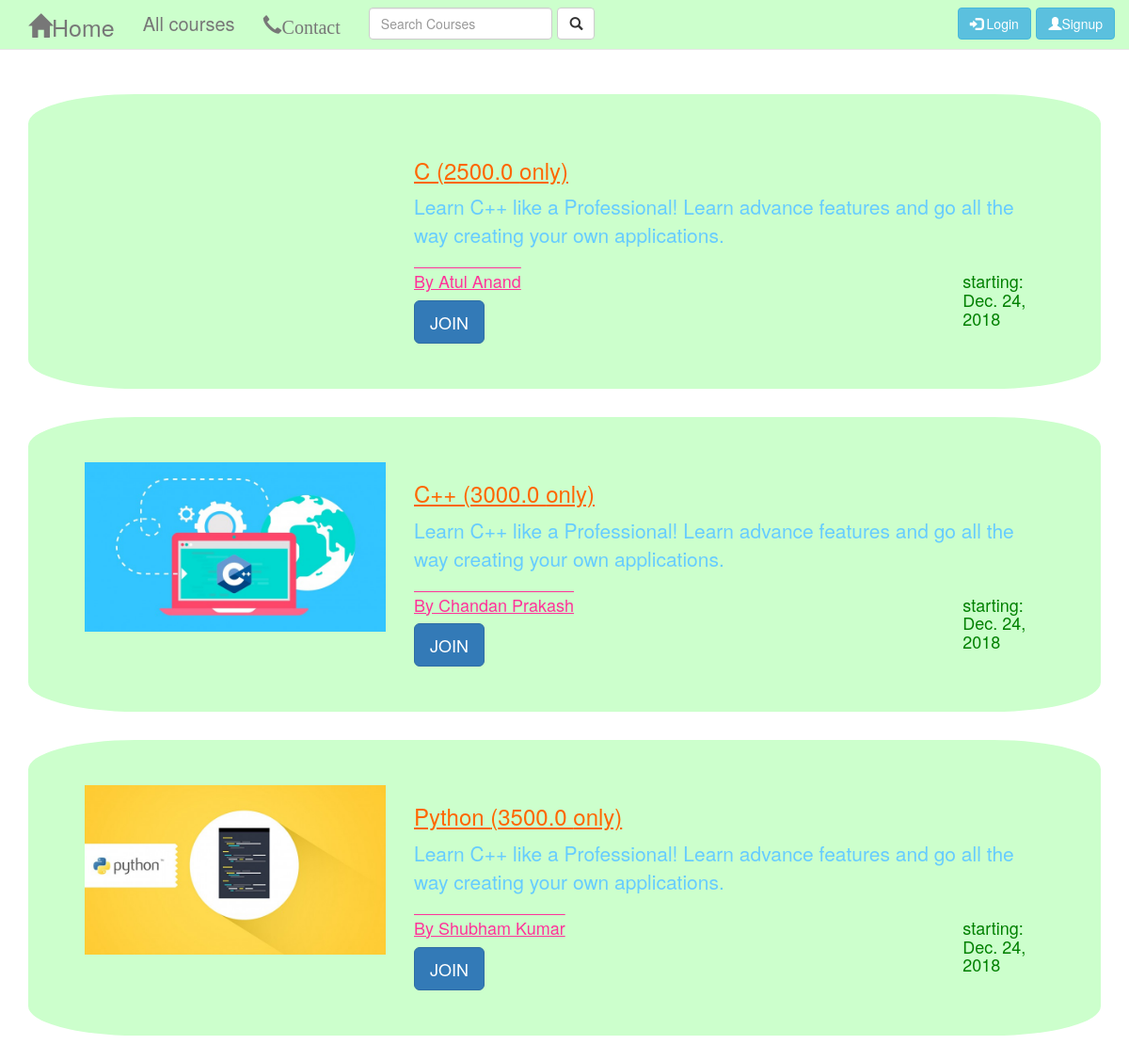
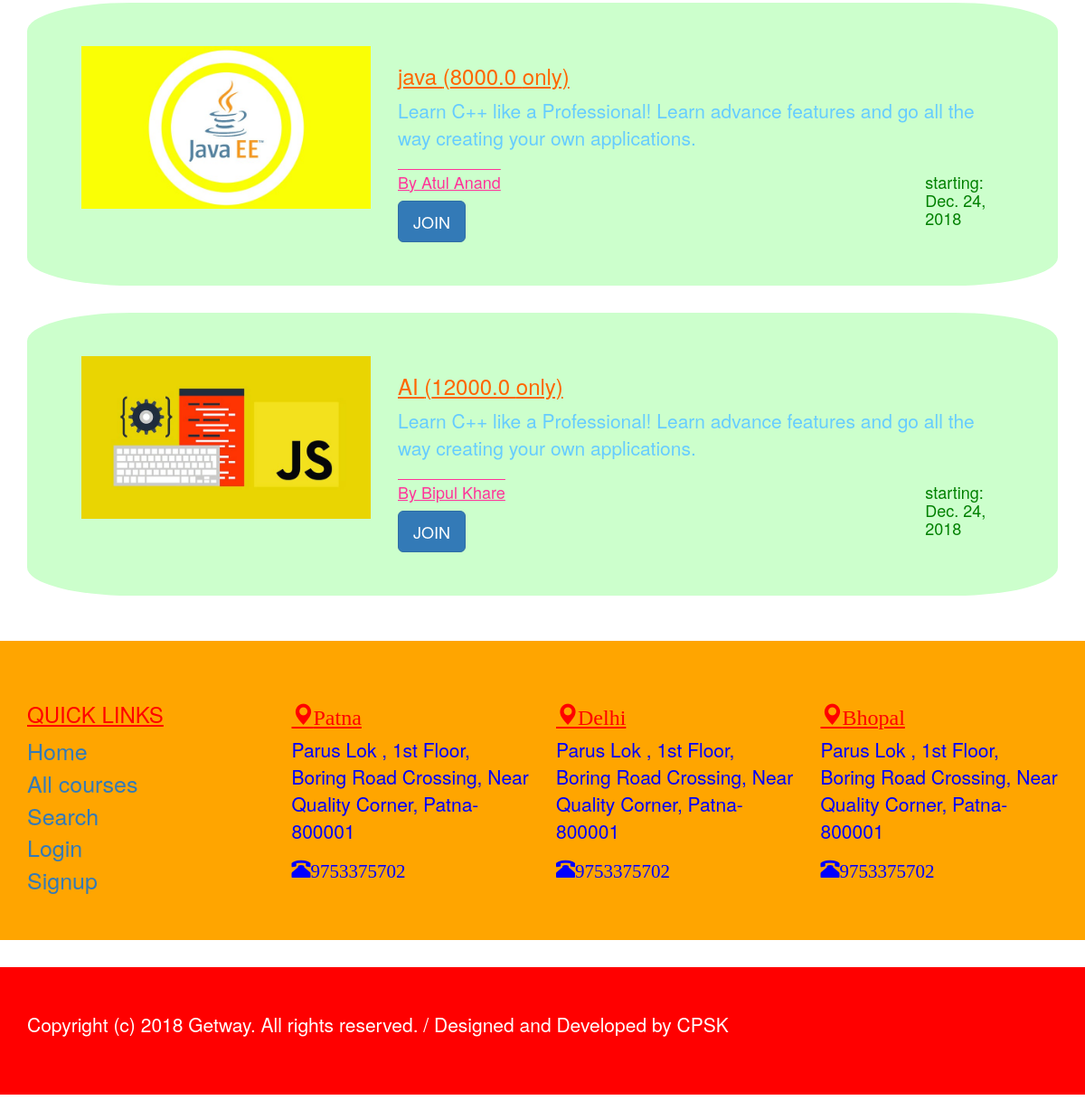
/allcourses/, run on the app's committed database (2 pictures, top to bottom).
### app1/models.py (models this page shows)
class Course(models.Model):
    course_name=models.CharField(max_length=64)
    course_price=models.FloatField()
    teacher=models.CharField(max_length=64)
    image=models.ImageField(upload_to='image')
    about=models.TextField()
    starting_date=models.DateField()
    video=models.FileField(null=True,blank=True,upload_to='video')

### app1/views.py (the view)
# urls.py: path('allcourses/',views.allcourses,name="allcourses"),
def allcourses(request):
    allcourses=Course.objects.all()
    return render(request,"app1/allcourses.html",{"allcourses":allcourses})

### templates/app1/allcourses.html (shortened to what this page needs)
{% extends 'app1/base.html' %}
{%  block content %}
{%load staticfiles%}
    <br>
 <br><br>
    {%if allcourses%}
            {%for course in allcourses%}
              <div class="container">
                <div class="jumbotron" style="background:#ccffcc; border-radius:10%">
                  <div class="row">
                    <div class="col col-lg-4 box">
                      <img style="width:100%;" src="{{course.image.url}}" alt="">
                    </div>
                    <div class="col col-lg-8 box" style="color:#66ccff">
                        <h3 style="color:#ff6600; text-decoration:underline">{{course.course_name}}  ({{course.course_price}}  only)</h3>
                        <p>{{course.about}}</p>
                        <div class="row">
                            <div class="col col-lg-10 box">
                                  <h4 style="text-decoration:underline overline; color: #ff3399"> By {{course.teacher}}  </h4>
                                  <button class="btn btn-primary btn-lg"type="button" name="button"> JOIN </button>
                            </div>
                            <div class="col col-lg-2 box" style="color:green">
                              <h4>starting: {{course.starting_date}}</h4>
                            </div>
                        </div>
                    </div>
                  </div>
                </div>
              </div>
            {%endfor%}
      {%endif%}
 {% endblock %}

### templates/app1/base.html (shortened to what this page needs)
<!DOCTYPE html>
{%load staticfiles%}
<html lang="en" dir="ltr">
  <head>
<link rel="stylesheet" href="https://maxcdn.bootstrapcdn.com/bootstrap/3.3.7/css/bootstrap.min.css">
<link rel="stylesheet" href="{%static "css/home.css"%}">
  </head>
  <body>
<nav style="background-color:#ccffcc" class="navbar navbar-default navbar-fixed-top">
  <div class="container-fluid">
      	<div class="container">
      		<div  class="navbar-header">
      			<a  style="font-size:25px" class="navbar-brand" role="button" href="{% url 'home' %}"><span  class="glyphicon glyphicon-home"></span>Home</a>
      		</div>
      	<div style="font-size:20px" class="collapse navbar-collapse" id="collapse">
          <ul class="nav navbar-nav">
              <li><a  href="{% url 'allcourses' %}">All courses</a></li>
              <li><a  href="#"><span class="glyphicon glyphicon-earphone">Contact </span></a></li>
          </ul>
          <form class="navbar-form navbar-left" action="/search/" method="POST">
                <div class="form-group">
                <input type="text" class="form-control" placeholder="Search Courses" name="srh">
              <button  type="submit" class="btn btn-default"> <span class="glyphicon glyphicon-search"></span> </button>
             </div>
          </form>
          <ul class="nar navbar-nav navbar-right">
          	{% if user.is_authenticated %}
          		<label style="font-size:30px;color:red;">Hello : {{request.user}}</label>
          		<a href="javascript:{document.getElementById('logout').submit()}" class="btn btn-info" role="button">Logout</a>
          	{% else %}
            <button class="btn btn-info navbar-btn" data-target="#login" data-toggle="modal"><span class="glyphicon glyphicon-log-in"></span> Login</button>
            <button class="btn btn-info navbar-btn" data-target="#signup" data-toggle="modal"> <span class=" glyphicon glyphicon-user "></span>Signup</button>
            {% endif %}
          </ul>
      </div>
     </div>
  </div>
</nav>
<br><br>
{% block content %}
{% endblock %}
<br>
<div class="jumbotron" style="background:orange;width:100%">
  <div class="container">
    <div class="row">
      <div class="col col-lg-3 box">
          <h3 style= " color:red; text-decoration:underline  ">QUICK LINKS</h3>
          <div class="" style=" font-size: 25px">
             <a href="{% url 'home' %}">Home</a><br>
             <a href="#">All courses</a><br>
             <a href="#">Search</a><br>
             <a href="#">Login</a><br>
             <a href="#">Signup</a><br>
            </div>
        </div>
      <div class="col col-lg-3 box">
         <h3 ><span class="glyphicon glyphicon-map-marker" style="text-decoration:underline;color:red">Patna</span></h3>
         <p style="color:blue">Parus Lok , 1st Floor, Boring Road Crossing, Near Quality Corner, Patna-800001</p>
         <p style="color:blue" class="glyphicon glyphicon-phone-alt">9753375702</p>
      </div>
      <div class="col col-lg-3 box">
        <h3 ><span class="glyphicon glyphicon-map-marker" style="text-decoration:underline;color:red">Delhi</span></h3>
        <p style="color:blue">Parus Lok , 1st Floor, Boring Road Crossing, Near Quality Corner, Patna-800001</p>
        <p style="color:blue" class="glyphicon glyphicon-phone-alt">9753375702</p>
      </div>
      <div class="col col-lg-3 box">
        <h3 ><span class="glyphicon glyphicon-map-marker" style="text-decoration:underline;color:red">Bhopal</span></h3>
        <p style="color:blue">Parus Lok , 1st Floor, Boring Road Crossing, Near Quality Corner, Patna-800001</p>
        <p style="color:blue" class="glyphicon glyphicon-phone-alt">9753375702</p>
      </div>
    </div>
  </div>
</div>
<div class="jumbotron" style="background:red">
      <div class="container">
          <p style="color:white">Copyright (c) 2018 Getway. All rights reserved. /  <a style="color:white" href="#">Designed and Developed by CPSK</a> </p>
      </div>
</div>
  </body>
</html>

### static/css/home.css (style rules this page uses)
body { background: url(https://images.unsplash.com/photo-1515895309288-a3815ab7cf81?ixlib=rb-1.2.1&ixid=eyJhcHBfaWQiOjEyMDd9&auto=format&fit=crop&w=500&q=60); background-repeat: no-repeat; background-size: cover; color: white; }

### data on the page
Course: course_name "C", course_price "2500.0", about "Learn C++ like a Professional! Learn advance features and go all the way creating your own applications.", teacher "Atul Anand", starting_date "Dec. 24, 2018"
Course: image (picture), course_name "C++", course_price "3000.0", about "Learn C++ like a Professional! Learn advance features and go all the way creating your own applications.", teacher "Chandan Prakash", starting_date "Dec. 24, 2018"
Course: image (picture), course_name "Python", course_price "3500.0", about "Learn C++ like a Professional! Learn advance features and go all the way creating your own applications.", teacher "Shubham Kumar", starting_date "Dec. 24, 2018"
Course: image (picture), course_name "java", course_price "8000.0", about "Learn C++ like a Professional! Learn advance features and go all the way creating your own applications.", teacher "Atul Anand", starting_date "Dec. 24, 2018"
Course: image (picture), course_name "AI", course_price "12000.0", about "Learn C++ like a Professional! Learn advance features and go all the way creating your own applications.", teacher "Bipul Khare", starting_date "Dec. 24, 2018"
